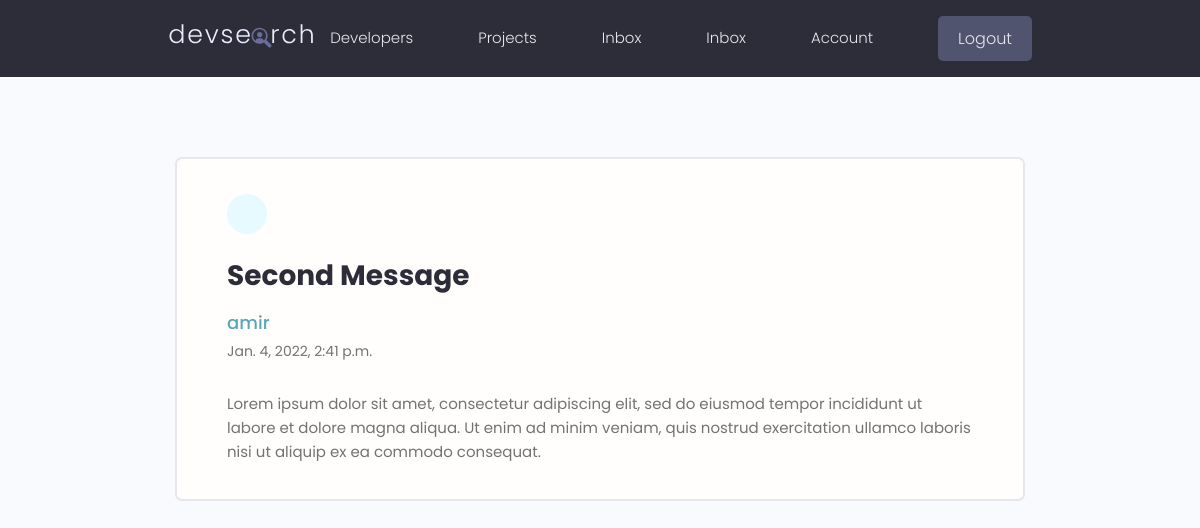
Page /message/508d754d-7e01-4467-b954-2f0807653b3b/ (signed in) on the committed database.
### users/models.py (models this page shows, shortened)
class Message(models.Model):
    sender = models.ForeignKey(Profile, on_delete=models.SET_NULL, null=True, blank=True)
    recipient = models.ForeignKey(Profile, on_delete=models.SET_NULL, null=True, blank=True, related_name='messages')
    name = models.CharField(max_length=200, null=True, blank=True)
    email = models.EmailField(max_length=200, null=True, blank=True)
    subject = models.CharField(max_length=200, null=True, blank=True)
    body = models.TextField()
    is_read = models.BooleanField(default=False, null=True)
    created = models.DateTimeField(auto_now_add=True)
    id = models.UUIDField(default=uuid.uuid4, unique=True, primary_key=True, editable=False)
    class Meta:
        ordering = ['is_read', '-created']

### users/views.py (the view)
# urls.py: path('message/<str:pk>/', views.view_message, name='message'),
@login_required(login_url='login')
def view_message(request, pk):
    profile = request.user.profile
    message = profile.messages.get(id=pk)
    if message.is_read == False:
        message.is_read = True
        message.save()
    context = {'message': message}
    return render(request, 'users/message.html', context)

### users/templates/users/message.html (shortened to what this page needs)
{% extends 'main.html' %}
{% block content %}
  <main class="messagePage my-xl">
    <div class="content-box">
      <div class="message">
        <a class="backButton" href="{% url 'inbox' %}"></a>
        <h2 class="message__subject">{{message.subject}}</h4>
          {% if message.sender %}
          <a href="{% url 'user-profile' message.sender.id %}" class="message__author">{{message.name}}</a>
          <p class="message__date">{{message.created}}</p>
          {% endif %}
          <div class="message__body">{{message.body|linebreaksbr}}</div>
      </div>
    </div>
  </main>
{% endblock content %}

### static/styles/app.css (style rules this page uses)
:root { --color-sub: #2d2d39; }
.content-box { width: 95%; max-width: 85rem; margin: 0 auto; }
.message { padding: 2.5rem 0; }
.message > a { display: flex; gap: 1rem; }
.message__author, .message__date { flex-basis: 25%; }
.message__subject { flex-basis: 50%; }
.message__date { text-align: right; }
.messagePage .message { list-style: none; background: var(--color-white); padding: 3.5rem 5rem; border: 2px solid var(--color-light); border-radius: 0.7rem; }
.messagePage .message__subject { font-size: 2.8rem; color: var(--color-sub); margin-bottom: 1rem; margin-top: 2rem; }
.messagePage .message__author { font-size: 1.8rem; font-weight: 500; }
.messagePage .message__date { font-size: 1.4rem; font-weight: 400; text-align: left; margin-bottom: 3rem; }
.backButton { background: var(--color-main-light); color: var(--color-main); width: 4rem; height: 4rem; display: flex; align-items: center; justify-content: center; border-radius: 50%; }

### static/uikit/styles/modules/_variables.css (style rules this page uses)
:root { --color-main: #5aa5b9; --color-main-light: #e6faff; --color-sub: #3f4156; --color-sub-light: #51546e; --color-sub-lighter: #ededfd; --color-text: #737373; --color-gray: #8b8b8b; --color-light: #e5e7eb; --color-light-gray: #767676; --color-bg: #f8fafd; --color-white: #fffefd; --color-white-light: #f3f3f3; --color-success: #359e64; --color-success-bg: #def8e8; --color-error: #fc4b0b; --color-error-bg: #fff2ee; --font-base: 'Poppins', arial, helvetica, 'Segoe UI', roboto, ubuntu, sans-serif; --font-monospace: 'Fira Code', 'Courier New', courier, monospace; --font-regular: 300; --font-medium: 500; --font-bold: 700; --generic-shadow: 1px 1px 5px #00000010; --generic-transition: all 0.3s ease-in-out; }

### static/uikit/styles/modules/_base.css (style rules this page uses)
* { margin: 0; padding: 0; box-sizing: border-box; text-rendering: optimizeLegibility; color: inherit; font-size: inherit; }
html { font-size: 50%; }
@media only screen and (min-width: 480px) { html { font-size: 56.25%; } }
@media only screen and (min-width: 1200px) { html { font-size: 62.5%; } }
body { line-height: 1.6; font-weight: 400; font-size: 1.5rem; color: var(--color-text); background-color: var(--color-bg); min-height: 100vh; }

### static/uikit/styles/modules/_typography.css (style rules this page uses)
* { font-family: var(--font-base); }
h2 { font-size: 3.6rem; font-weight: var(--font-bold); }
p, span, strong { font-size: 1.6rem; color: var(--color-text); font-weight: var(--font-regular); }
a { padding-bottom: 2px; text-decoration: none; display: inline-block; color: var(--color-main); font-weight: var(--font-medium); }

### static/uikit/styles/modules/_utilities.css (style rules this page uses)
.my-xl { margin: 8rem auto; }

### rows in the picture
Message: subject "Second Message", name "amir", created "Jan. 4, 2022, 2:41 p.m.", body "Lorem ipsum dolor sit amet, consectetur adipiscing elit, sed do eiusmod tempor incididunt ut labore et dolore magna aliqua. Ut enim ad minim veniam, quis nostrud exercitation ullamco laboris nisi ut aliquip ex ea commodo consequat."
